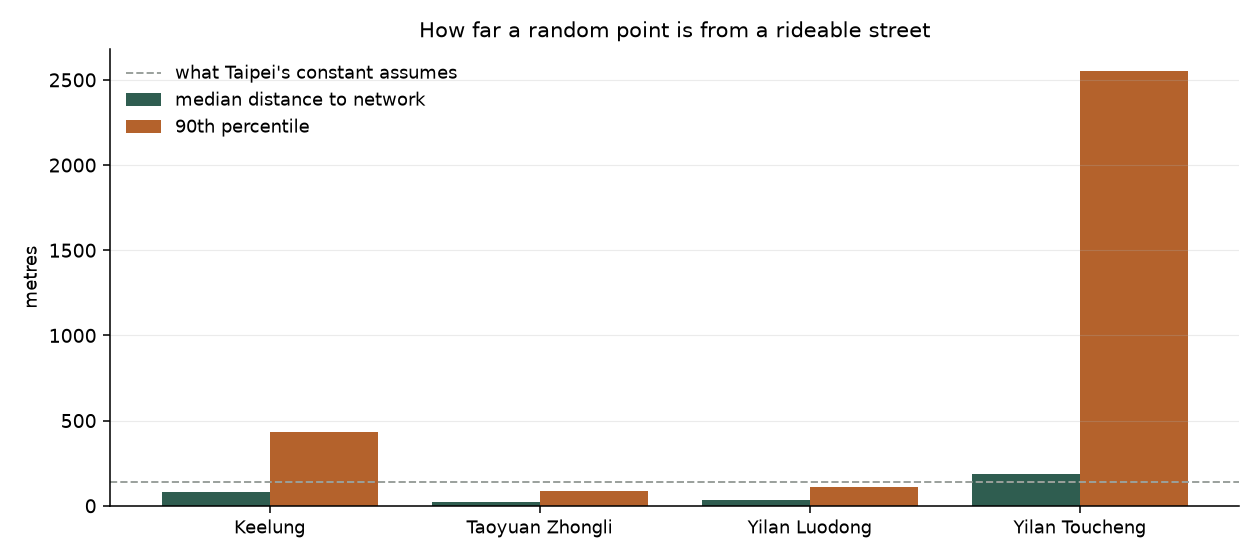

Python code for this plot:
"""
The constants were measured in Taipei. Outside it they are wrong, and the
feasibility check says "yes" anyway.

`route_feasibility` answers "can this shape be drawn in this distance" from two
numbers: a street scale of 280 m and a detour ratio of 1.26, both measured on
the Taipei bike network. Backlog item 5 has said since POC 9 that they are
constants from one city.

The regional cache makes this testable rather than theoretical. Asking the
service for a 10 km heart at Yilan returns "feasible - 2.5 km wide, 28 contour
points", and then finds no placement at all: the coarse scan rejects every one
because the ideal contour strays further from the network than the 250 m
admissibility gap allows. The answer was confidently wrong, which is the
failure mode this project keeps hitting and the one it is least able to notice.

This measures how far a random point is from a rideable street, wherever the
region cache actually covers the box. It does NOT yet convert that into a
street scale: Taipei's own figure has never been taken with this instrument,
the download has not reached Taipei, and without it there is no baseline to
scale against. An earlier version printed a "x Taipei" column derived from a
halving I invented; it is gone.

Run:  python poc22_constants.py
Out:  poc22_constants.png, poc22_constants.json
"""

from __future__ import annotations

import json
from pathlib import Path

import matplotlib
matplotlib.use("Agg")
import matplotlib.pyplot as plt
import numpy as np
from pyproj import Transformer

import route_feasibility as rf
from heart_route_poc3 import build_street_index
from region_graph import region_graph

HALF_SIZE_M = 6000.0
SAMPLES = 20000
PLACES = {
    "Taipei Zhongzheng": (25.036, 121.520),
    "New Taipei Banqiao": (25.011, 121.463),
    "Keelung": (25.128, 121.741),
    "Taoyuan Zhongli": (24.955, 121.225),
    "Yilan Luodong": (24.677, 121.767),
    "Yilan Toucheng": (24.856, 121.823),
}

# A random point in a covered urban area is within a couple of hundred metres
# of something rideable. If most samples are beyond the admissibility gap, the
# tiles under that point are missing rather than the streets, and reporting a
# street scale from it would be a measurement of the download's progress
# dressed up as a measurement of the city.
COVERAGE_GAP_M = 250.0
COVERAGE_MIN = 0.35
OUT_PNG = Path(__file__).with_name("poc22_constants.png")
OUT_JSON = Path(__file__).with_name("poc22_constants.json")


def main() -> None:
    rng = np.random.default_rng(0)
    results = {}

    print(f"{'place':<20}{'nodes':>9}{'median':>10}{'p90':>8}{'covered':>11}")
    for label, (lat, lon) in PLACES.items():
        try:
            graph = region_graph(lat, lon, HALF_SIZE_M, mode="bike")
        except FileNotFoundError:
            print(f"{label:<20}  (region cache does not reach here yet)")
            continue
        if graph.number_of_nodes() < 50:
            print(f"{label:<20}  (too few nodes: {graph.number_of_nodes()})")
            continue
        tree = build_street_index(graph)
        to_proj = Transformer.from_crs("EPSG:4326", graph.graph["crs"],
                                       always_xy=True)
        centre = np.array(to_proj.transform(lon, lat))
        pts = centre + rng.uniform(-HALF_SIZE_M * 0.8, HALF_SIZE_M * 0.8,
                                   size=(SAMPLES, 2))
        d = tree.query(pts)[0]
        median = float(np.median(d))
        p90 = float(np.percentile(d, 90))
        covered = float((d <= COVERAGE_GAP_M).mean())
        if covered < COVERAGE_MIN:
            print(f"{label:<20}{graph.number_of_nodes():>9,}{median:>9.0f}m"
                  f"{p90:>7.0f}m   only {covered:.0%} of samples near a street"
                  f" - TILES MISSING, not measured")
            results[label] = {"status": "incomplete coverage",
                              "nodes": graph.number_of_nodes(),
                              "fraction_near_street": covered}
            continue
        # Deliberately no "x Taipei" column and no implied street scale. The
        # first version had both, computed as median / (taipei_scale / 2) - and
        # that halving was something I made up, not a relationship anyone
        # measured. Taipei's own median has never been taken with this
        # instrument, and it cannot be until the download reaches it, so there
        # is nothing to compare against yet. Reporting a ratio to an invented
        # baseline is how a feasibility check comes to be confidently wrong,
        # which is the failure this file exists to catch.
        results[label] = {"lat": lat, "lon": lon,
                          "nodes": graph.number_of_nodes(),
                          "median_m": median, "p90_m": p90,
                          "fraction_near_street": covered}
        print(f"{label:<20}{graph.number_of_nodes():>9,}{median:>9.0f}m{p90:>7.0f}m"
              f"{covered:>11.0%}")

    measured = {k: v for k, v in results.items() if "median_m" in v}
    if not measured:
        print("\nNothing measurable yet: every place is short of tiles. The "
              "region download has to finish before any of these numbers mean "
              "anything about street density rather than about coverage.")
        OUT_JSON.write_text(json.dumps(results, indent=2, ensure_ascii=False))
        return
    results_measured = measured
    OUT_JSON.write_text(json.dumps(results, indent=2, ensure_ascii=False))

    fig, ax = plt.subplots(figsize=(9, 4))
    names = list(results_measured)
    med = [results_measured[k]["median_m"] for k in names]
    p90 = [results_measured[k]["p90_m"] for k in names]
    x = np.arange(len(names))
    ax.bar(x - 0.2, med, 0.4, color="#2f5d50", label="median distance to network")
    ax.bar(x + 0.2, p90, 0.4, color="#b4622c", label="90th percentile")
    ax.axhline(rf.MODES["bike"]["street_scale_m"] / 2, color="#9aa09c", ls="--",
               lw=1, label="what Taipei's constant assumes")
    ax.set_xticks(x)
    ax.set_xticklabels(names, fontsize=9)
    ax.set_ylabel("metres", fontsize=9)
    ax.set_title("How far a random point is from a rideable street", fontsize=11)
    ax.legend(frameon=False, fontsize=9)
    ax.grid(alpha=.25, lw=.6, axis="y")
    for s in ("top", "right"):
        ax.spines[s].set_visible(False)
    fig.tight_layout()
    fig.savefig(OUT_PNG, dpi=140)
    print(f"\nwrote {OUT_PNG.name} and {OUT_JSON.name}")


if __name__ == "__main__":
    main()
